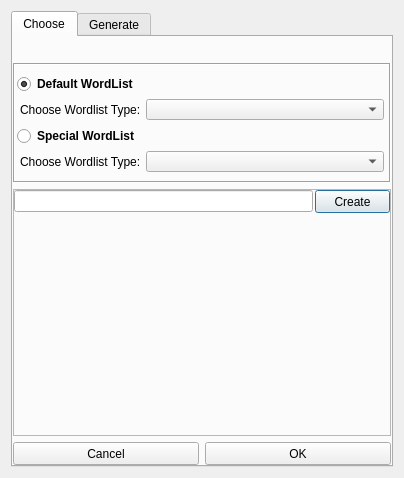
<?xml version="1.0" encoding="UTF-8"?>
<ui version="4.0">
 <class>WordListDialog</class>
 <widget class="QDialog" name="WordListDialog">
  <property name="geometry">
   <rect>
    <x>0</x>
    <y>0</y>
    <width>404</width>
    <height>477</height>
   </rect>
  </property>
  <property name="minimumSize">
   <size>
    <width>400</width>
    <height>0</height>
   </size>
  </property>
  <property name="windowTitle">
   <string>BruteForce WordList</string>
  </property>
  <layout class="QVBoxLayout" name="verticalLayout_3">
   <item>
    <widget class="QTabWidget" name="tabWidget">
     <property name="sizePolicy">
      <sizepolicy hsizetype="Preferred" vsizetype="Preferred">
       <horstretch>0</horstretch>
       <verstretch>0</verstretch>
      </sizepolicy>
     </property>
     <property name="currentIndex">
      <number>0</number>
     </property>
     <widget class="QWidget" name="tabChoose">
      <attribute name="title">
       <string>Choose</string>
      </attribute>
      <layout class="QVBoxLayout" name="verticalLayout_2">
       <property name="leftMargin">
        <number>0</number>
       </property>
       <property name="topMargin">
        <number>6</number>
       </property>
       <property name="rightMargin">
        <number>0</number>
       </property>
       <property name="bottomMargin">
        <number>0</number>
       </property>
       <item>
        <widget class="QLabel" name="labelTitle">
         <property name="sizePolicy">
          <sizepolicy hsizetype="Preferred" vsizetype="Maximum">
           <horstretch>0</horstretch>
           <verstretch>0</verstretch>
          </sizepolicy>
         </property>
         <property name="minimumSize">
          <size>
           <width>170</width>
           <height>0</height>
          </size>
         </property>
         <property name="font">
          <font>
           <weight>75</weight>
           <bold>true</bold>
          </font>
         </property>
         <property name="text">
          <string/>
         </property>
        </widget>
       </item>
       <item>
        <widget class="QFrame" name="frame">
         <property name="styleSheet">
          <string notr="true"/>
         </property>
         <property name="frameShape">
          <enum>QFrame::Box</enum>
         </property>
         <property name="frameShadow">
          <enum>QFrame::Sunken</enum>
         </property>
         <layout class="QVBoxLayout" name="verticalLayout_7">
          <property name="spacing">
           <number>6</number>
          </property>
          <property name="leftMargin">
           <number>2</number>
          </property>
          <property name="topMargin">
           <number>9</number>
          </property>
          <property name="rightMargin">
           <number>2</number>
          </property>
          <property name="bottomMargin">
           <number>9</number>
          </property>
          <item>
           <layout class="QVBoxLayout" name="verticalLayout_6">
            <property name="spacing">
             <number>5</number>
            </property>
            <item>
             <widget class="QRadioButton" name="radioButtonDefaultWordlist">
              <property name="font">
               <font>
                <weight>75</weight>
                <bold>true</bold>
               </font>
              </property>
              <property name="text">
               <string>Default WordList</string>
              </property>
              <property name="checked">
               <bool>true</bool>
              </property>
              <attribute name="buttonGroup">
               <string notr="true">buttonGroup</string>
              </attribute>
             </widget>
            </item>
            <item>
             <layout class="QHBoxLayout" name="horizontalLayout">
              <property name="leftMargin">
               <number>3</number>
              </property>
              <property name="rightMargin">
               <number>3</number>
              </property>
              <item>
               <widget class="QLabel" name="label_2">
                <property name="sizePolicy">
                 <sizepolicy hsizetype="Maximum" vsizetype="Preferred">
                  <horstretch>0</horstretch>
                  <verstretch>0</verstretch>
                 </sizepolicy>
                </property>
                <property name="text">
                 <string>Choose Wordlist Type:</string>
                </property>
               </widget>
              </item>
              <item>
               <widget class="QComboBox" name="comboBoxDefaultWordlist">
                <property name="minimumSize">
                 <size>
                  <width>180</width>
                  <height>20</height>
                 </size>
                </property>
                <property name="focusPolicy">
                 <enum>Qt::NoFocus</enum>
                </property>
                <property name="styleSheet">
                 <string notr="true"/>
                </property>
                <property name="frame">
                 <bool>true</bool>
                </property>
               </widget>
              </item>
             </layout>
            </item>
           </layout>
          </item>
          <item>
           <layout class="QVBoxLayout" name="verticalLayout_5">
            <property name="spacing">
             <number>5</number>
            </property>
            <item>
             <widget class="QRadioButton" name="radioButtonSpecialWordlist">
              <property name="font">
               <font>
                <weight>75</weight>
                <bold>true</bold>
               </font>
              </property>
              <property name="text">
               <string>Special WordList</string>
              </property>
              <attribute name="buttonGroup">
               <string notr="true">buttonGroup</string>
              </attribute>
             </widget>
            </item>
            <item>
             <layout class="QHBoxLayout" name="horizontalLayout_2">
              <property name="leftMargin">
               <number>3</number>
              </property>
              <property name="rightMargin">
               <number>3</number>
              </property>
              <item>
               <widget class="QLabel" name="label_3">
                <property name="sizePolicy">
                 <sizepolicy hsizetype="Maximum" vsizetype="Preferred">
                  <horstretch>0</horstretch>
                  <verstretch>0</verstretch>
                 </sizepolicy>
                </property>
                <property name="text">
                 <string>Choose Wordlist Type:</string>
                </property>
               </widget>
              </item>
              <item>
               <widget class="QComboBox" name="comboBoxSpecialWordlist">
                <property name="minimumSize">
                 <size>
                  <width>180</width>
                  <height>20</height>
                 </size>
                </property>
                <property name="focusPolicy">
                 <enum>Qt::NoFocus</enum>
                </property>
                <property name="styleSheet">
                 <string notr="true"/>
                </property>
               </widget>
              </item>
             </layout>
            </item>
           </layout>
          </item>
         </layout>
        </widget>
       </item>
       <item>
        <widget class="QFrame" name="frameSpecialWordlist">
         <property name="frameShape">
          <enum>QFrame::StyledPanel</enum>
         </property>
         <property name="frameShadow">
          <enum>QFrame::Raised</enum>
         </property>
         <layout class="QVBoxLayout" name="verticalLayout">
          <property name="spacing">
           <number>2</number>
          </property>
          <property name="leftMargin">
           <number>0</number>
          </property>
          <property name="topMargin">
           <number>0</number>
          </property>
          <property name="rightMargin">
           <number>0</number>
          </property>
          <property name="bottomMargin">
           <number>0</number>
          </property>
          <item>
           <layout class="QHBoxLayout" name="createSpecialWordlist">
            <item>
             <widget class="QLineEdit" name="lineEditName">
              <property name="styleSheet">
               <string notr="true"/>
              </property>
             </widget>
            </item>
            <item>
             <widget class="QPushButton" name="buttonCreate">
              <property name="sizePolicy">
               <sizepolicy hsizetype="Fixed" vsizetype="Fixed">
                <horstretch>0</horstretch>
                <verstretch>0</verstretch>
               </sizepolicy>
              </property>
              <property name="minimumSize">
               <size>
                <width>75</width>
                <height>23</height>
               </size>
              </property>
              <property name="maximumSize">
               <size>
                <width>75</width>
                <height>23</height>
               </size>
              </property>
              <property name="styleSheet">
               <string notr="true"/>
              </property>
              <property name="text">
               <string>Create</string>
              </property>
             </widget>
            </item>
           </layout>
          </item>
          <item>
           <widget class="InputWidget" name="specialWordlist" native="true">
            <property name="sizePolicy">
             <sizepolicy hsizetype="Preferred" vsizetype="MinimumExpanding">
              <horstretch>0</horstretch>
              <verstretch>0</verstretch>
             </sizepolicy>
            </property>
            <property name="minimumSize">
             <size>
              <width>0</width>
              <height>220</height>
             </size>
            </property>
           </widget>
          </item>
         </layout>
        </widget>
       </item>
       <item>
        <layout class="QHBoxLayout" name="horizontalLayout_4">
         <item>
          <widget class="QPushButton" name="buttonCancel">
           <property name="minimumSize">
            <size>
             <width>0</width>
             <height>23</height>
            </size>
           </property>
           <property name="maximumSize">
            <size>
             <width>16777215</width>
             <height>23</height>
            </size>
           </property>
           <property name="styleSheet">
            <string notr="true"/>
           </property>
           <property name="text">
            <string>Cancel</string>
           </property>
          </widget>
         </item>
         <item>
          <widget class="QPushButton" name="buttonOk">
           <property name="minimumSize">
            <size>
             <width>0</width>
             <height>23</height>
            </size>
           </property>
           <property name="maximumSize">
            <size>
             <width>16777215</width>
             <height>23</height>
            </size>
           </property>
           <property name="styleSheet">
            <string notr="true"/>
           </property>
           <property name="text">
            <string>OK</string>
           </property>
          </widget>
         </item>
        </layout>
       </item>
      </layout>
     </widget>
     <widget class="QWidget" name="tabGenerate">
      <attribute name="title">
       <string>Generate</string>
      </attribute>
      <layout class="QVBoxLayout" name="verticalLayout_4">
       <property name="leftMargin">
        <number>0</number>
       </property>
       <property name="topMargin">
        <number>6</number>
       </property>
       <property name="rightMargin">
        <number>0</number>
       </property>
       <property name="bottomMargin">
        <number>0</number>
       </property>
       <item>
        <widget class="WordlistGeneratorWidget" name="wordlistGenerator" native="true"/>
       </item>
      </layout>
     </widget>
    </widget>
   </item>
  </layout>
 </widget>
 <customwidgets>
  <customwidget>
   <class>InputWidget</class>
   <extends>QWidget</extends>
   <header>src/widgets/InputWidget.h</header>
   <container>1</container>
  </customwidget>
  <customwidget>
   <class>WordlistGeneratorWidget</class>
   <extends>QWidget</extends>
   <header>src/widgets/WordlistGeneratorWidget.h</header>
   <container>1</container>
  </customwidget>
 </customwidgets>
 <resources/>
 <connections/>
 <buttongroups>
  <buttongroup name="buttonGroup"/>
 </buttongroups>
</ui>
